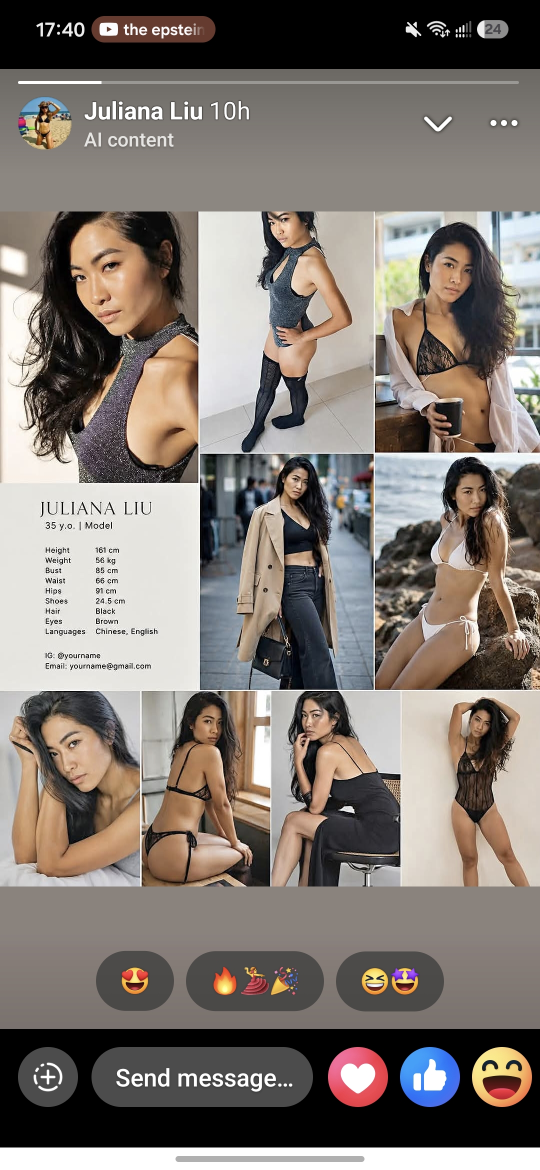
#> input picture Screenshot_20260717_174000_Facebook.jpg, 1080 x 2340 px (shown at 1/2 size)
$ python crop-screenshots.py
#> lines starting #> are read from the running program, lines starting #| are printed output that depends on the picture
"""Crop portfolio images from provided social screenshots.

Usage (from repo root Juliana folder):
  python website/scripts/crop-screenshots.py
"""

from __future__ import annotations

from pathlib import Path

from PIL import Image

ROOT = Path(__file__).resolve().parents[2]
OUT = ROOT / "website" / "public" / "images"
FB = ROOT / "Screenshot_20260717_174000_Facebook.jpg"
IG = ROOT / "Screenshot_20260717_174909_Instagram.jpg"

# (left, top, right, bottom) on 1080x2340 Facebook screenshot
FB_CROPS = {
    "hero.jpg": (58, 390, 396, 900),
    "work-01.jpg": (404, 390, 716, 900),
    "work-02.jpg": (724, 390, 1022, 900),
    "work-03.jpg": (404, 910, 716, 1355),
    "work-04.jpg": (724, 910, 1022, 1355),
    "work-05.jpg": (58, 1368, 296, 1765),
    "work-06.jpg": (306, 1368, 540, 1765),
    "work-07.jpg": (550, 1368, 785, 1765),
    "about.jpg": (795, 1368, 1022, 1765),
    "stats-card.jpg": (58, 910, 396, 1355),
}

IG_CROPS = {
    "ig-01.jpg": (4, 1990, 356, 2260),
    "ig-02.jpg": (364, 1990, 716, 2260),
    "ig-03.jpg": (724, 1990, 1076, 2260),
}


def crop_save(src: Image.Image, box: tuple[int, int, int, int], dest: Path) -> None:
    im = src.crop(box)
    w, h = im.size
    pad = 2
    im = im.crop((pad, pad, w - pad, h - pad))
    im.save(dest, quality=96, optimize=True)
    print(f"{dest.name}: {im.size}")


def main() -> None:
    OUT.mkdir(parents=True, exist_ok=True)
    fb = Image.open(FB)
#> fb is the input picture: PIL image 1080x2340 RGB; mean R, G, B 129.3, 121, 114.6
    for name, box in FB_CROPS.items():
        crop_save(fb, box, OUT / name)
#> this loop made 10 passes
#> pass 1, in crop_save, `im = im.crop((pad, pad, w - pad, h - pad))`:
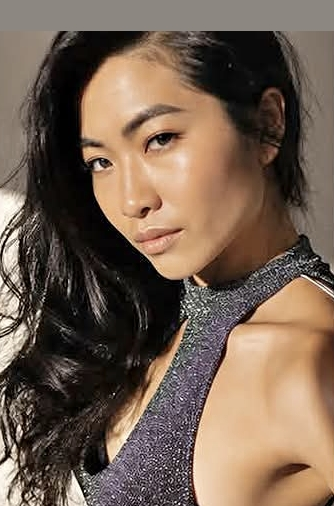
#> im: PIL image 334x506 RGB; mean R, G, B 116.1, 96.6, 81.4

    ig = Image.open(IG)
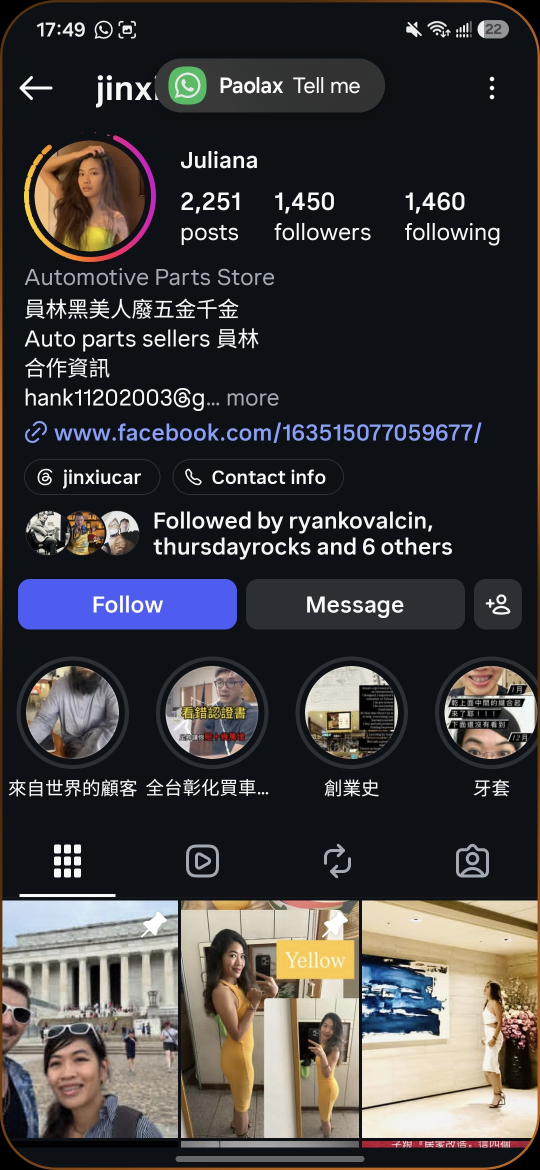
#> input picture Screenshot_20260717_174909_Instagram.jpg, 1080 x 2340 px (shown at 1/2 size)
#> ig is the input picture: PIL image 1080x2340 RGB; mean R, G, B 63.7, 61.8, 62.8
    for name, box in IG_CROPS.items():
        crop_save(ig, box, OUT / name)
#> this loop made 3 passes
#> pass 1, in crop_save (call 11), `im = src.crop(box)`:
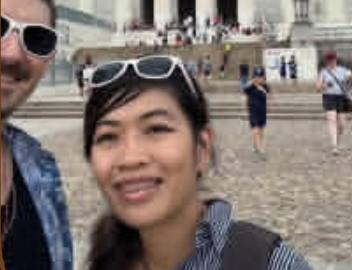
#> im: PIL image 352x270 RGB; mean R, G, B 129.5, 118.6, 112.8
#> pass 1, in crop_save (call 11), `im = im.crop((pad, pad, w - pad, h - pad))`:
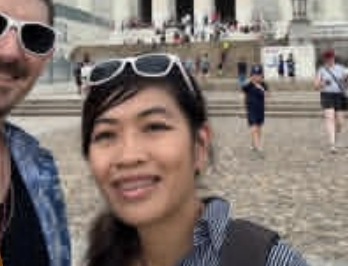
#> im: PIL image 348x266 RGB; mean R, G, B 129.7, 118.8, 113
#> pass 2, in crop_save (call 12), `im = src.crop(box)`:
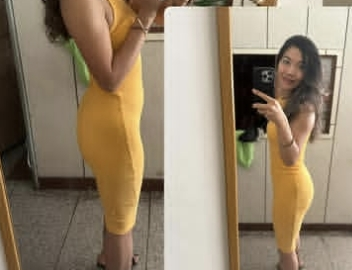
#> im: PIL image 352x270 RGB; mean R, G, B 146.2, 129.8, 107
#> pass 2, in crop_save (call 12), `im = im.crop((pad, pad, w - pad, h - pad))`:
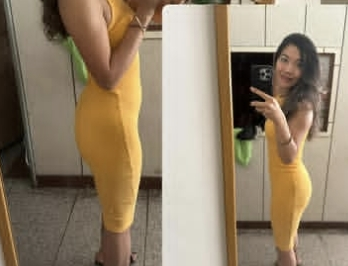
#> im: PIL image 348x266 RGB; mean R, G, B 146.5, 130, 107.1
    ig.crop((48, 230, 220, 402)).save(OUT / "ig-avatar.jpg", quality=96)
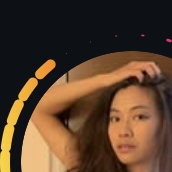
#> saved as ig-avatar.jpg: PIL image 172x172 RGB; mean R, G, B 88.9, 64.3, 44.1
    print("done")


if __name__ == "__main__":
    main()
